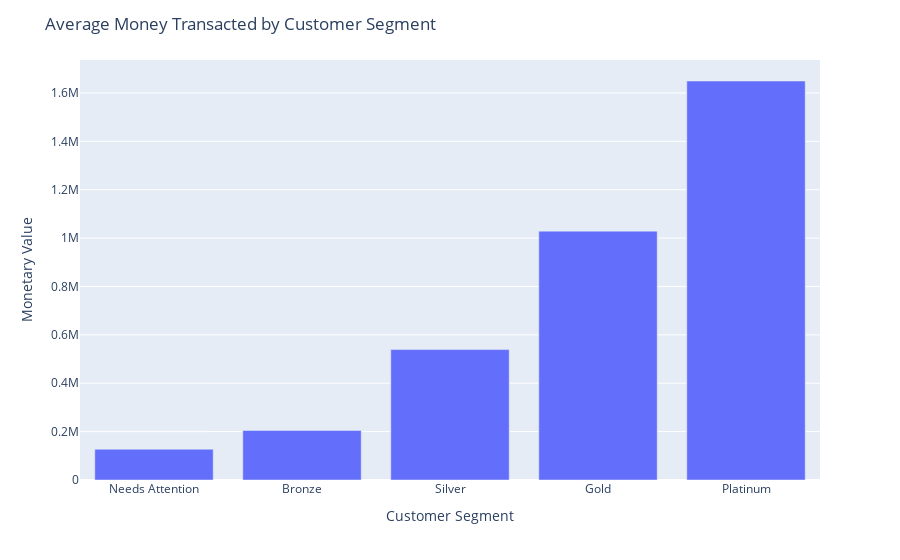

Notebook code cell kept with this figure:
### Code cell
#Plot Average Money Transacted by Customer Segment
meanmv = base_table.groupby('RFM_Level')['monetaryvalue'].agg('mean').round(1)
sortedmv = meanmv.sort_values(ascending = True)
fig = px.bar(sortedmv, 
             x=sortedmv.index,
             y=sortedmv, 
             labels={'y':'Monetary Value', 'RFM_Level' : 'Customer Segment'})
fig.update_layout(title_text='Average Money Transacted by Customer Segment')
fig.show()

### Figure 1 — Plotly figure (JSON) as saved in the notebook; plotly's stock layout.template omitted (floating-point values rounded to 4 significant figures)
{"data": [{"alignmentgroup": "True", "hovertemplate": "Customer Segment=%{x}<br>Monetary Value=%{y}<extra></extra>", "legendgroup": "", "marker": {"color": "#636efa", "pattern": {"shape": ""}}, "name": "", "offsetgroup": "", "orientation": "v", "showlegend": false, "textposition": "auto", "type": "bar", "x": ["Needs Attention", "Bronze", "Silver", "Gold", "Platinum"], "xaxis": "x", "y": [127200.0, 204600.0, 539100.0, 1029000.0, 1649000.0], "yaxis": "y"}], "layout": {"barmode": "relative", "legend": {"tracegroupgap": 0}, "margin": {"t": 60}, "title": {"text": "Average Money Transacted by Customer Segment"}, "xaxis": {"anchor": "y", "domain": [0, 1], "title": {"text": "Customer Segment"}}, "yaxis": {"anchor": "x", "domain": [0, 1], "title": {"text": "Monetary Value"}}}}
